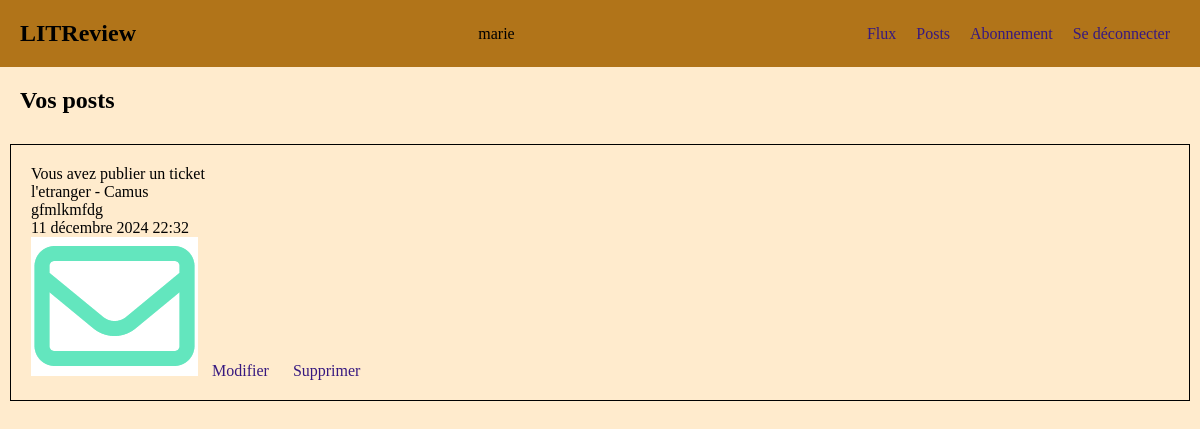
Before: /review/posts/ (signed in) with the older database file.
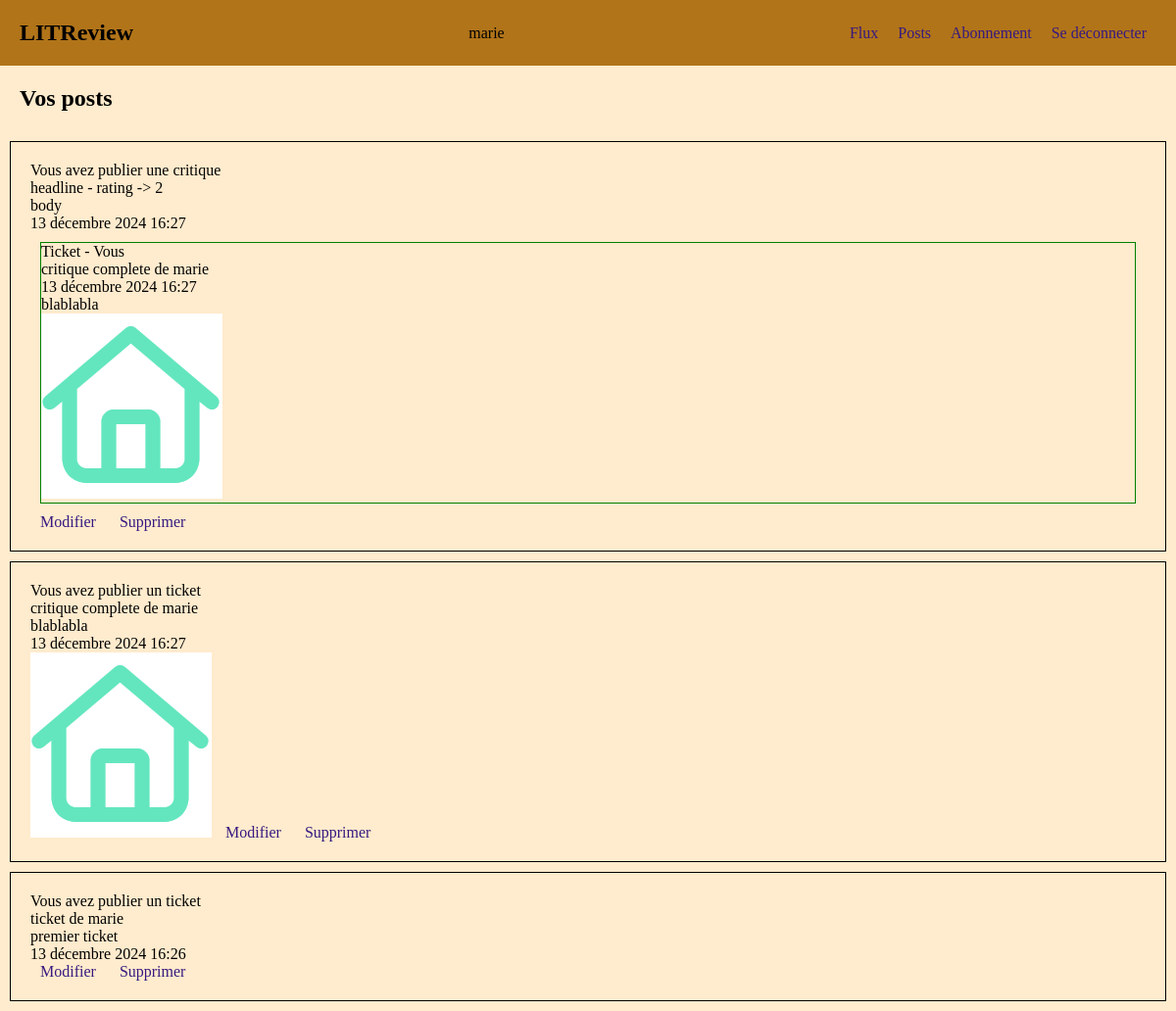
After: the same page with the newer database file.
### review/models.py (models this page shows)
class Ticket(models.Model):
    title = models.CharField(max_length=128)
    description = models.CharField(max_length=2048, blank=True)
    user = models.ForeignKey(to=settings.AUTH_USER_MODEL, on_delete=models.CASCADE)
    image = models.ImageField(null=True, blank=True)
    time_created = models.DateTimeField(auto_now_add=True)

class Review(models.Model):
    ticket = models.ForeignKey(to=Ticket, on_delete=models.CASCADE)
    rating = models.PositiveSmallIntegerField(validators=[MinValueValidator(0), MaxValueValidator(5)])
    headline = models.CharField(max_length=128)
    body = models.CharField(max_length=8192, blank=True)
    user = models.ForeignKey(to=settings.AUTH_USER_MODEL, on_delete=models.CASCADE)
    time_created = models.DateTimeField(auto_now_add=True)

### review/views.py (the view)
# urls.py: path('posts/', views.PostsView.as_view(), name='posts'),
class PostsView(LoginRequiredMixin, View):
    template = 'review/posts.html'
    ticket_class = models.Ticket
    review_class = models.Review
    def get(self, request):
        tickets = self.ticket_class.objects.filter(user=request.user)
        tickets = tickets.annotate(content_type=Value('TICKET', CharField()))
        reviews = self.review_class.objects.filter(user=request.user)
        reviews = reviews.annotate(content_type=Value('REVIEW', CharField()))
        posts = sorted(
            chain(tickets, reviews),
            key=lambda post: post.time_created,
            reverse=True
        )
        return render(request, self.template, context={'posts': posts})

### review/templates/review/posts.html
{% extends 'base.html' %}
{% block content %}
    <div>
        <h2>Vos posts</h2>
        {% for post in posts %}
            <div class="cadre">
                {% if post.content_type == 'TICKET' %}
                {% include 'review/partials/ticket_snippet.html' %}
                {% elif post.content_type == 'REVIEW' %}
                {% include 'review/partials/review_snippet.html' %}
                {% endif %}
                <a href="{% url 'update' content_type=post.content_type|lower id=post.id %}">Modifier</a>
                <a href="{% url 'delete' content_type=post.content_type|lower id=post.id %}">Supprimer</a>
            </div>
        {% endfor %}
    </div>
{% endblock %}

### review/templates/review/partials/review_snippet.html
<div class="head_left">
    <p>Vous avez publier une critique</p>
    <p>{{ post.headline }} - rating -> {{ post.rating }}</p>
    <p>{{ post.body }}</p>
</div>
<p>{{ post.time_created }}</p>
<div class="ticket">
    <p>Ticket - Vous</p>
    <p>{{ post.ticket.title }}</p>
    <p>{{ post.ticket.time_created }}</p>
    <p>{{ post.ticket.description }}</p>
    {% if post.ticket.image %}
        <img src="{{ post.ticket.image.url }}" alt="">
    {% endif %}
</div>

### review/templates/review/partials/ticket_snippet.html
<div class="head_left">
    {% if post.user == user %}
    <p>Vous avez publier un ticket</p>
    {% else %}
    <p>Ticket - {{ post.user }}</p>
    {% endif %}
    <p>{{ post.title }}</p>
    <p>{{ post.description }}</p>
</div>
<p>{{ post.time_created }}</p>
{% if post.image %}
    <img src="{{ post.image.url }}" alt="">
{% endif %}

Changed rows visible on the page:
removed Ticket: shows "Vous avez publier un ticket", title "l'etranger - Camus", description "gfmlkmfdg", time_created "11 décembre 2024 22:32", image (picture)
added Review: headline "headline", rating "2", body "body", time_created "13 décembre 2024 16:27", ticket "critique complete de marie", ticket.time_created "13 décembre 2024 16:27", ticket.description "blablabla", ticket.image (picture)
added Ticket: shows "Vous avez publier un ticket", title "critique complete de marie", description "blablabla", time_created "13 décembre 2024 16:27", image (picture)
added Ticket: shows "Vous avez publier un ticket", title "ticket de marie", description "premier ticket", time_created "13 décembre 2024 16:26"
